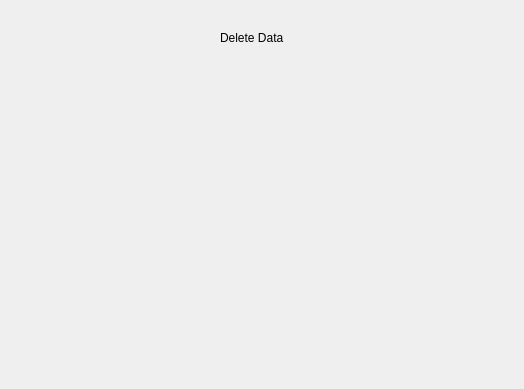
<?xml version="1.0" encoding="UTF-8"?>
<ui version="4.0">
 <class>DeleteData</class>
 <widget class="QWidget" name="DeleteData">
  <property name="geometry">
   <rect>
    <x>0</x>
    <y>0</y>
    <width>524</width>
    <height>389</height>
   </rect>
  </property>
  <property name="windowTitle">
   <string>Form</string>
  </property>
  <widget class="QLabel" name="label">
   <property name="geometry">
    <rect>
     <x>220</x>
     <y>30</y>
     <width>111</width>
     <height>16</height>
    </rect>
   </property>
   <property name="text">
    <string>Delete Data</string>
   </property>
  </widget>
 </widget>
 <resources/>
 <connections/>
</ui>
